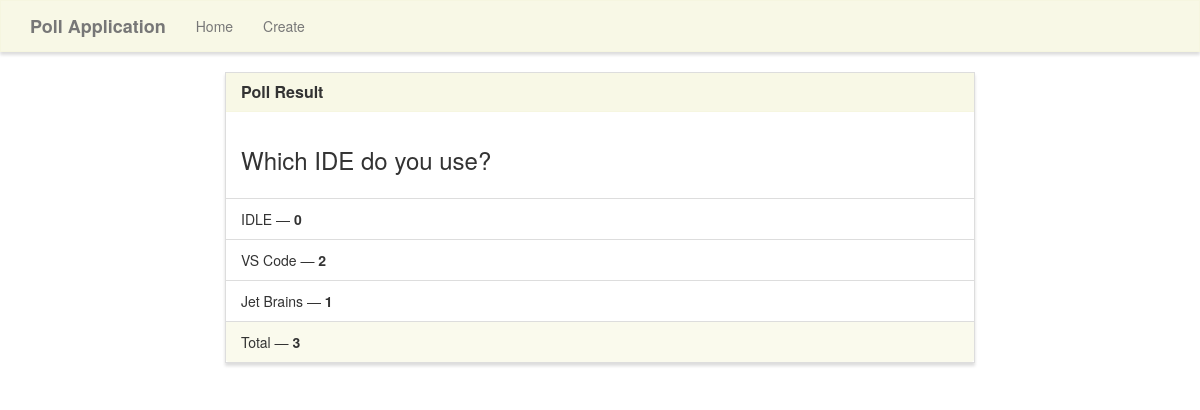
The app's page /results/4 with its own data.
### pollsApp/models.py (models this page shows, shortened)
class Poll(models.Model):
    question = models.TextField()
    firstOption = models.CharField(max_length = 30)
    secondOption = models.CharField(max_length = 30)
    thirdOption = models.CharField(max_length = 30)
    firstOptionCount = models.IntegerField(default = 0)
    secondOptionCount = models.IntegerField(default = 0)
    thirdOptionCount = models.IntegerField(default = 0)
    listOfOptions = []
    def total(self):
        return self.firstOptionCount + self.secondOptionCount + self.thirdOptionCount

### pollsApp/views.py (the view)
# urls.py: path('results/<poll_id>', views_poll.results, name='results'),
def results(request, poll_id):
    poll = Poll.objects.get(pk=poll_id)
    context = {
        'poll' : poll
    }
    return render(request, 'poll/results.html', context)

### templates/poll/results.html (shortened to what this page needs)
{% extends "poll/base.html" %}
{% block main %}
<div class="row">
    <div class="col-lg-8 col-lg-offset-2">
        <div class="panel panel-default">
            <div class="panel-heading">
                <h3 class="panel-title">Poll Result</h3>
            </div>
            <div class="panel-body">
                <h3>{{poll.question}}</h3>
            </div>
            <ul class="list-group">
                <li class="list-group-item">{{poll.firstOption}} &mdash; <strong>{{poll.firstOptionCount}}</strong></li>
                <li class="list-group-item">{{poll.secondOption}} &mdash; <strong>{{poll.secondOptionCount}}</strong></li>
                <li class="list-group-item">{{poll.thirdOption}} &mdash; <strong>{{poll.thirdOptionCount}}</strong></li>
            </ul>
            <div class="panel-footer">
                Total &mdash; <strong>{{poll.total}}</strong>
            </div>
        </div>
    </div>
</div>
{% endblock %}

### static/style.css (style rules this page uses)
.navbar-default, .btn, .form-control, .panel { border-radius: 0; }
.panel-default > .panel-heading { color: #333; background-color: rgba(245, 245, 220, .7); border-color: rgba(245, 245, 220, .6); border-top-left-radius: 0; border-top-right-radius: 0; }
.panel-footer { background-color: rgba(245, 245, 220, .5); border-color: rgba(245, 245, 220, .4); }
.panel { box-shadow: 0px 3px 3px 0px #ddd; }
a.navbar-brand, .panel-title { font-weight: bolder; }

### records on screen
Poll: question "Which IDE do you use?", firstOption "IDLE", firstOptionCount "0", secondOption "VS Code", secondOptionCount "2", thirdOption "Jet Brains", thirdOptionCount "1", total "3"
